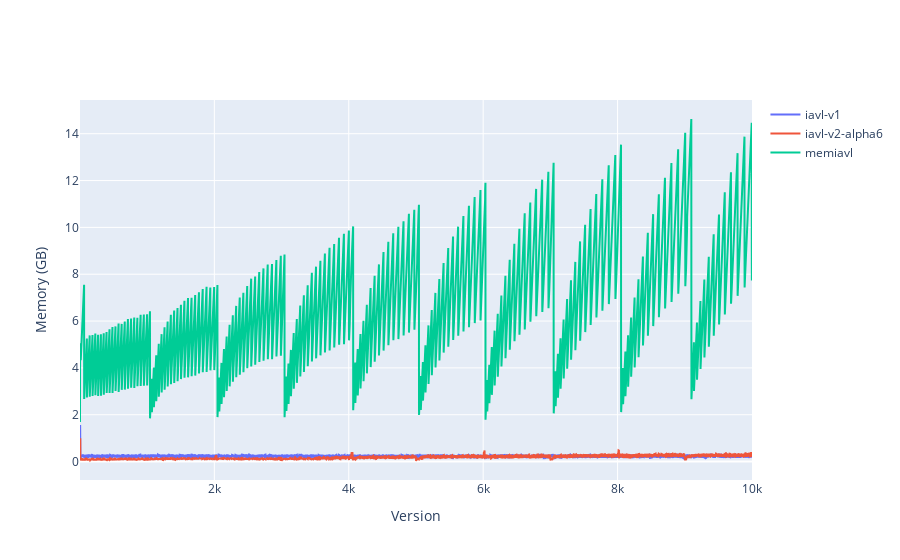

Here is the notebook cell this chart was saved with:
### Code cell
plot_mem(mixed_small, ['iavl-v1', 'iavl-v2-alpha6', 'memiavl'])

### Figure 1 — Plotly figure (JSON) as saved in the notebook; plotly's stock layout.template omitted (floating-point values rounded to 4 significant figures; data arrays with more than 128 entries replaced by an {"elided": "..."} marker saying what was removed)
{"data": [{"mode": "lines", "name": "iavl-v1", "x": {"elided": "10000 int values"}, "y": {"elided": "10000 float values"}, "type": "scatter"}, {"mode": "lines", "name": "iavl-v2-alpha6", "x": {"elided": "10000 int values"}, "y": {"elided": "10000 float values"}, "type": "scatter"}, {"mode": "lines", "name": "memiavl", "x": {"elided": "10000 int values"}, "y": {"elided": "10000 float values"}, "type": "scatter"}], "layout": {"xaxis": {"title": {"text": "Version"}}, "yaxis": {"title": {"text": "Memory (GB)"}}, "hovermode": "x unified"}}
